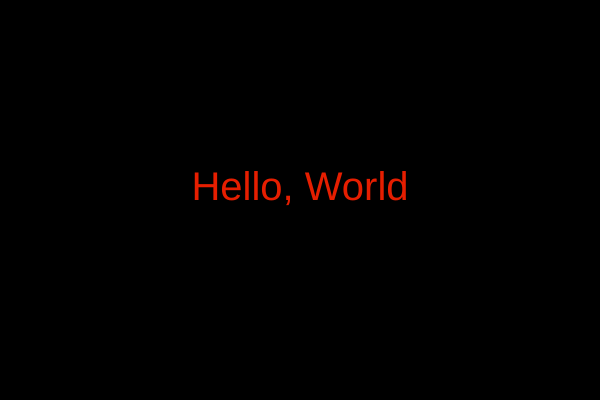
Frame 1 (no input)
Frame 60 (no input): identical to frame 1, image omitted
Frame 120 (the mouse pressed at the canvas centre since frame 60): identical to frame 1, image omitted

The p5.js sketch that drew this single still picture (run headless with seeded random() and noise() and a simulated clock; from frame 60 on, the mouse is pressed at the canvas centre):

// p5.js sketch
// ── sketch.js

// Setup code goes here
function setup() {
  createCanvas(600, 400);
  textSize(40);
  textAlign(CENTER);
 }


// Draw code goes here
function draw() {
  background(0);
  fill(230,30,0);
  text("Hello, World", width/2, height/2);
}
